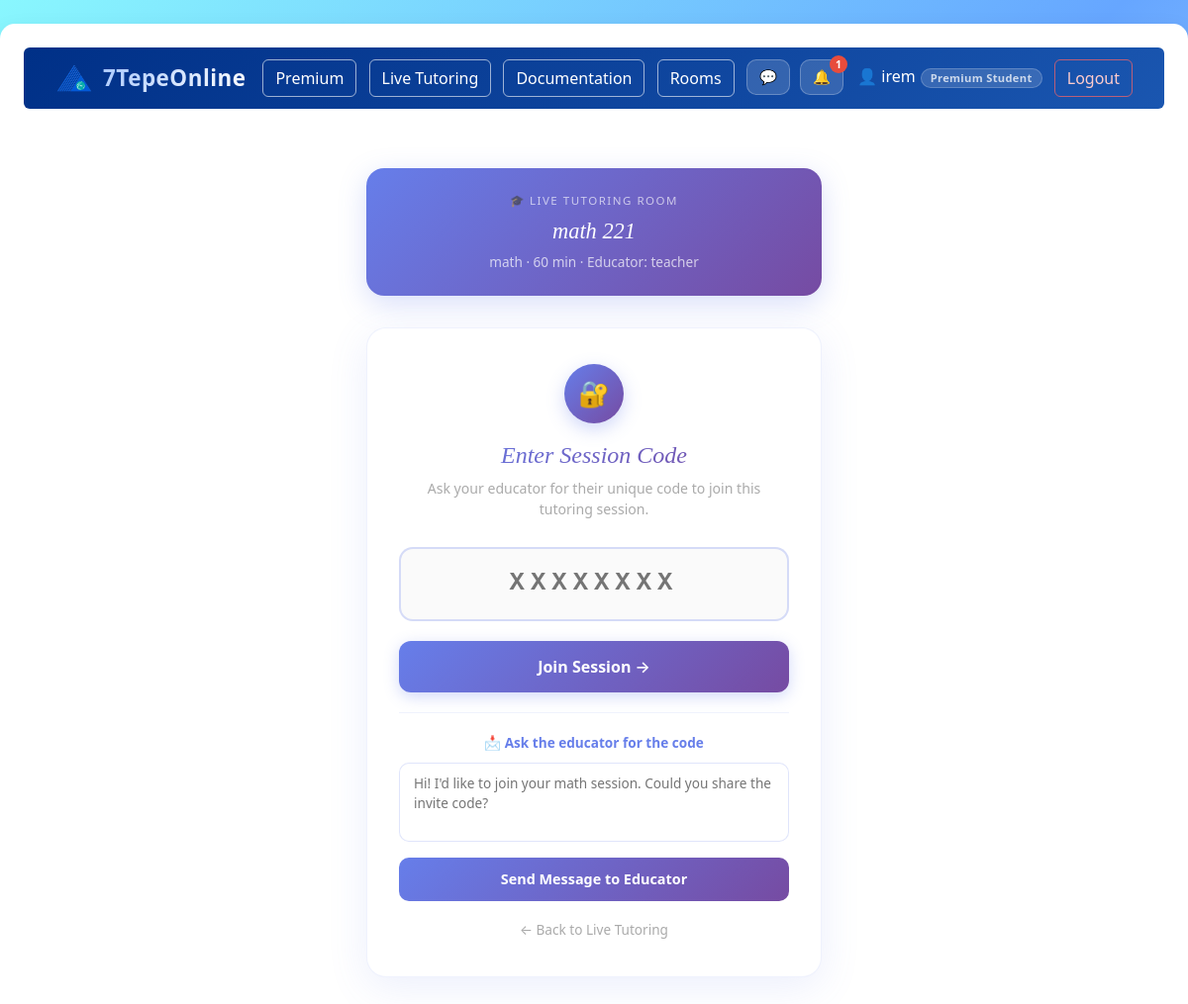
Screenshot of /lesson-rooms/1/ (signed in) with the database file from the repository.
### core/models.py (models this page shows, shortened)
class UserProfile(models.Model):
    user = models.OneToOneField(User, on_delete=models.CASCADE, related_name='userprofile')
    is_premium = models.BooleanField(default=False)
    is_educator = models.BooleanField(default=False)
    educator_code = models.CharField(max_length=8, blank=True)

class LessonRoom(models.Model):
    educator = models.ForeignKey(User, on_delete=models.CASCADE, related_name='lesson_rooms')
    title = models.CharField(max_length=200)
    subject = models.CharField(max_length=100)
    description = models.TextField(blank=True)
    max_students = models.IntegerField(default=2)
    duration_minutes = models.IntegerField(default=60)
    allow_camera = models.BooleanField(default=True)
    allow_mic = models.BooleanField(default=True)
    allow_chat = models.BooleanField(default=True)
    allow_notes = models.BooleanField(default=True)
    allow_files = models.BooleanField(default=True)
    is_active = models.BooleanField(default=True)
    invite_code = models.CharField(max_length=8, blank=True, unique=True, null=True)
    created_at = models.DateTimeField(auto_now_add=True)

### core/views.py (the view, shortened to what this page needs)
# urls.py: path('lesson-rooms/<int:room_pk>/', views.lesson_room_detail, name='lesson-room-detail'),
def lesson_room_detail(request, room_pk):
    from .models import LessonRoom
    if not request.user.is_authenticated:
        return render(request, 'must_login.html')
    room = get_object_or_404(LessonRoom, id=room_pk)
    try:
        profile = request.user.userprofile
        is_premium = profile.is_premium
        is_educator = profile.is_educator
    except:
        is_premium = False
        is_educator = False
    invite = request.GET.get('invite', '').strip().upper()
    is_room_educator = (request.user == room.educator)
    if is_room_educator or request.user.is_staff:
        pass
    elif invite and invite == room.invite_code:
        pass
    else:
        error = 'Invalid invite code.' if invite else None
        return render(request, 'lesson_gate.html', {'room': room, 'error': error})

### core/templatetags/user_tags.py (called while the page is built)
def get_role(user):
    if user.is_staff:
        return 'moderator'
    try:
        profile = user.userprofile
        if profile.is_educator:
            return 'educator'
        if profile.is_premium:
            return 'premium'
    except Exception:
        pass
    return 'student'

@register.simple_tag
def user_badge_navbar(user):
    role = get_role(user)
    s = BADGE_STYLES[role]
    html = (
        f'<span style="'
        f'display:inline-block;'
        f'background:rgba(255,255,255,0.15);'
        f'color:rgba(255,255,255,0.75);'
        f'border:1px solid rgba(255,255,255,0.2);'
        f'border-radius:20px;'
        f'padding:1px 9px;'
        f'font-size:0.7rem;'
        f'font-weight:600;'
        f'letter-spacing:0.3px;'
        f'margin-left:5px;'
        f'vertical-align:middle;'
        f'">{s["label"]}</span>'
    )
    return mark_safe(html)

### core/templates/lesson_gate.html (shortened to what this page needs)
{% extends 'base.html' %}
{% block content %}
<div style="max-width:460px; margin:60px auto; text-align:center;">
    <div style="border-radius:18px;background:linear-gradient(135deg,#667eea,#764ba2);padding:24px 28px;margin-bottom:32px;box-shadow:0 8px 28px rgba(102,126,234,0.25);color:white;">
        <div style="font-size:0.72rem;opacity:0.65;text-transform:uppercase;letter-spacing:1.5px;margin-bottom:6px;">🎓 Live Tutoring Room</div>
        <div style="font-family:'Playfair Display',Georgia,serif;font-style:italic;font-size:1.4rem;">{{ room.title }}</div>
        <div style="opacity:0.7;font-size:0.85rem;margin-top:4px;">{{ room.subject }} · {{ room.duration_minutes }} min · Educator: {{ room.educator.username }}</div>
    </div>
    <div style="background:white;border-radius:20px;padding:36px 32px;box-shadow:0 10px 40px rgba(102,126,234,0.12);border:1.5px solid rgba(102,126,234,0.1);">
        <div style="width:60px;height:60px;border-radius:50%;background:linear-gradient(135deg,#667eea,#764ba2);display:flex;align-items:center;justify-content:center;margin:0 auto 18px;font-size:1.6rem;box-shadow:0 6px 18px rgba(102,126,234,0.3);">🔐</div>
        <h3 style="font-family:'Playfair Display',Georgia,serif;font-style:italic;font-size:1.5rem;background:linear-gradient(135deg,#667eea,#764ba2);-webkit-background-clip:text;-webkit-text-fill-color:transparent;margin-bottom:8px;">
            Enter Session Code
        </h3>
        <p style="color:#aaa;font-size:0.88rem;margin-bottom:28px;">
            Ask your educator for their unique code to join this tutoring session.
        </p>
        <form method="GET" action="/lesson-rooms/{{ room.id }}/">
            <div style="margin-bottom:20px;">
                <input class="code-input" type="text" name="invite" placeholder="XXXXXXXX" maxlength="8" autocomplete="off" autofocus>
            </div>
            <button type="submit" class="btn w-100" style="background:linear-gradient(135deg,#667eea,#764ba2);color:white;border:none;border-radius:12px;padding:14px;font-size:1rem;font-weight:600;box-shadow:0 4px 15px rgba(102,126,234,0.3);transition:transform 0.2s;"
            onmouseover="this.style.transform='translateY(-2px)'"
            onmouseout="this.style.transform='translateY(0)'">
                Join Session →
            </button>
        </form>
        <div style="margin-top:20px;border-top:1px solid rgba(102,126,234,0.1);padding-top:20px;">
            {% if request.user.userprofile.is_premium %}
            <p style="color:#667eea;font-size:0.85rem;font-weight:600;margin-bottom:10px;">📩 Ask the educator for the code</p>
            <div id="msgForm">
                <textarea id="msgText" placeholder="Hi! I'd like to join your {{ room.subject }} session. Could you share the invite code?" style="width:100%;padding:10px 14px;border:1.5px solid rgba(102,126,234,0.2);border-radius:10px;font-size:0.85rem;outline:none;resize:none;height:80px;font-family:inherit;margin-bottom:10px;"></textarea>
                <button onclick="sendMsgToEducator()" style="width:100%;padding:11px;background:linear-gradient(135deg,#667eea,#764ba2);color:white;border:none;border-radius:10px;font-size:0.9rem;font-weight:600;cursor:pointer;">
                    Send Message to Educator
                </button>
            </div>
            {% endif %}
        </div>
        <div style="margin-top:16px;">
            <a href="/premium-rooms/" style="color:#aaa;font-size:0.85rem;text-decoration:none;">← Back to Live Tutoring</a>
        </div>
    </div>
</div>
{% endblock %}

### core/templates/base.html (shortened to what this page needs)
{% load user_tags %}
<!DOCTYPE html>
{% load static %}
<html>
<head>
    <link href="https://cdn.jsdelivr.net/npm/bootstrap@5.3.0/dist/css/bootstrap.min.css" rel="stylesheet">
</head>
<body>
<div class="container-fluid mt-4 p-4" style="background-color:white; border-radius:15px; box-shadow:0 10px 25px rgba(0,0,0,0.1); min-height:80vh;">
    <nav class="navbar navbar-expand-lg rounded" style="background: linear-gradient(135deg, #003087, #1a56b0); padding: 12px 20px; position:relative; z-index:1000;">
        <div class="container-fluid">
            <a href="/" style="display:flex;align-items:center;gap:10px;text-decoration:none;">
                <img src="{% static 'images/yeditepe_logo.png' %}" alt="Yeditepe" style="height:38px;width:38px;object-fit:contain;mix-blend-mode:screen;">
                <span style="font-family:'Segoe UI',Arial,sans-serif; font-style:normal; font-weight:900; font-size:1.4rem; background:linear-gradient(135deg,#a8c8ff,#ffffff); -webkit-background-clip:text; -webkit-text-fill-color:transparent; letter-spacing:0.5px;">7TepeOnline</span>
            </a>
            <div>
                <a class="btn me-2" href="/premium/" style="border:1.5px solid rgba(255,255,255,0.6); color:white; background:transparent;" onmouseover="this.style.background='rgba(255,255,255,0.25)'" onmouseout="this.style.background='transparent'">Premium</a>
                <a class="btn me-2" href="/premium-rooms/" style="border:1.5px solid rgba(255,255,255,0.6); color:white; background:transparent;" onmouseover="this.style.background='rgba(255,255,255,0.25)'" onmouseout="this.style.background='transparent'">Live Tutoring</a>
                <a class="btn me-2" href="/documentation/" style="border:1.5px solid rgba(255,255,255,0.6); color:white; background:transparent;" onmouseover="this.style.background='rgba(255,255,255,0.25)'" onmouseout="this.style.background='transparent'">Documentation</a>
                <a class="btn me-2" href="/rooms/" style="border:1.5px solid rgba(255,255,255,0.6); color:white; background:transparent;" onmouseover="this.style.background='rgba(255,255,255,0.25)'" onmouseout="this.style.background='transparent'">Rooms</a>
                {% if request.user.is_authenticated %}
                    {% if request.user.is_authenticated %}
                    <a href="/" style="position:relative;display:inline-flex;align-items:center;margin-right:6px;text-decoration:none;">
                        <button style="background:rgba(255,255,255,0.15);border:1px solid rgba(255,255,255,0.25);color:white;border-radius:10px;padding:6px 12px;cursor:pointer;font-size:0.9rem;">
                            💬
                        </button>
                    </a>
                    <div style="position:relative;display:inline-block;margin-right:10px;">
                        <button onclick="toggleNotifications()" id="notifBell" style="background:rgba(255,255,255,0.15);border:1px solid rgba(255,255,255,0.25);color:white;border-radius:10px;padding:6px 12px;cursor:pointer;font-size:0.9rem;position:relative;">
                            🔔 <span id="notifCount" style="display:none;position:absolute;top:-5px;right:-5px;background:#e74c3c;color:white;border-radius:50%;width:18px;height:18px;font-size:0.65rem;font-weight:700;display:none;align-items:center;justify-content:center;line-height:18px;text-align:center;"></span>
                        </button>
                    </div>
                    {% endif %}
                    <span style="color:white; margin-right:8px;">
                        👤 {{ request.user.username }}{% user_badge_navbar request.user %}
                    </span>
                    <form action="/logout/" method="POST" style="display:inline; margin:0;">
                        <button class="btn" style="border:1.5px solid rgba(255,100,100,0.7); color:#ffcccc; background:transparent;" onmouseover="this.style.background='#e74c3c'; this.style.color='white'" onmouseout="this.style.background='transparent'; this.style.color='#ffcccc'">Logout</button>
                    </form>
                {% endif %}
            </div>
        </div>
    </nav>
    <div class="mt-4" style="overflow:visible;">
        {% block content %}
        {% endblock %}
    </div>
</div>
</body>
</html>

### core/templates/base.html (style rules this page uses)
body { background: linear-gradient(135deg, #89f7fe, #66a6ff, #c2e9fb); min-height: 100vh; }

### core/templates/lesson_gate.html (style rules this page uses)
.code-input { width: 100%; padding: 16px 20px; border: 2px solid rgba(102,126,234,0.25); border-radius: 14px; font-size: 1.6rem; font-weight: 700; letter-spacing: 6px; text-align: center; color: #333; background: #fafafa; font-family: monospace; outline: none; text-transform: uppercase; transition: border-color 0.2s, box-shadow 0.2s; }

### rows the page displays
LessonRoom: title "math 221", subject "math", duration_minutes "60", educator.username "teacher", subject "Hi! I'd like to join your math session. Could you share the invite code?"

### other values shown
{{ request.user.username }} "irem"
